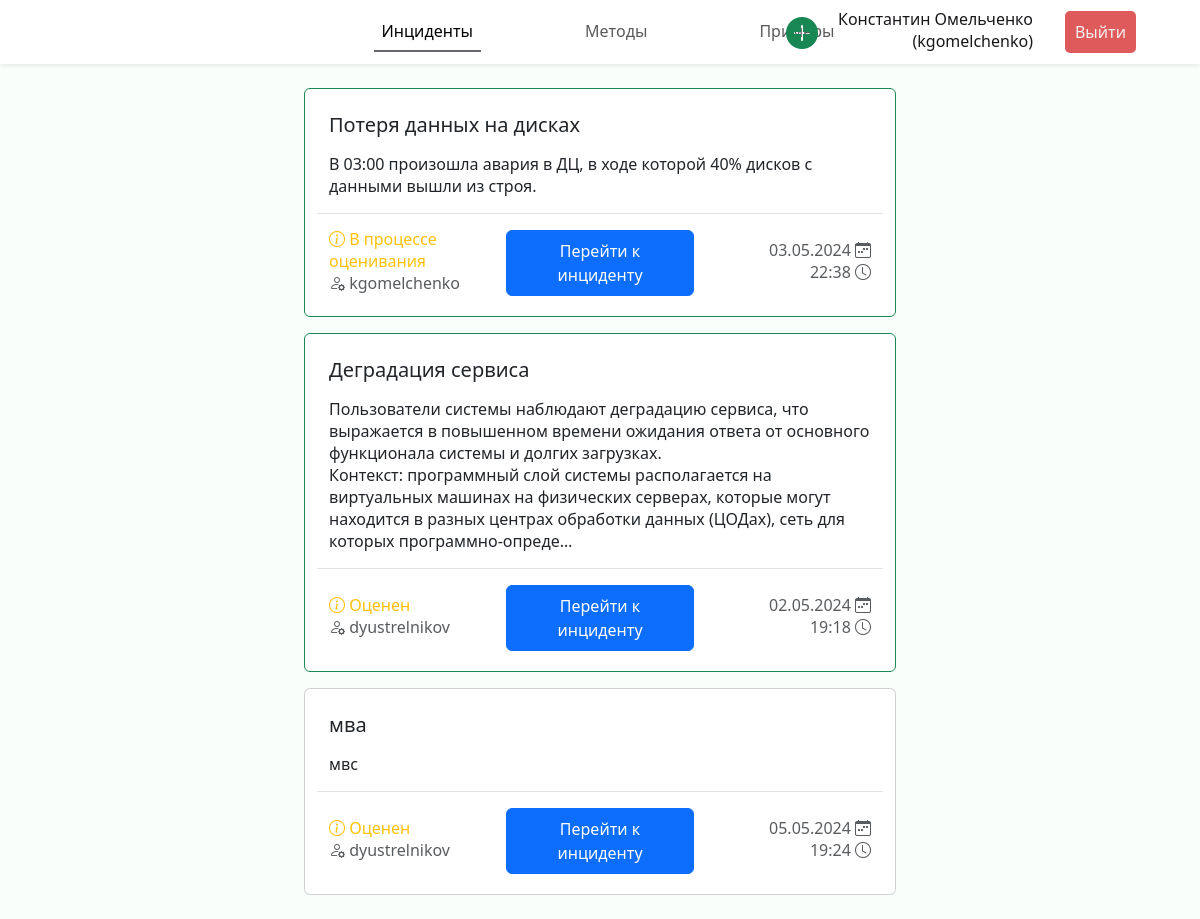
Screenshot of /incidents (signed in) with the database file from the repository.
### incidents/models.py (models this page shows, shortened)
class Incident(models.Model):
    name = models.CharField("Название", max_length=100)
    description = models.TextField("Описание")
    created_at = models.DateTimeField("Создан")
    results = models.JSONField("Результаты", null=True, blank=True)
    creator = models.ForeignKey(Expert, verbose_name="Инициатор", on_delete=models.CASCADE,
                                related_name="authored_incidents")
    status = models.ForeignKey(Status, verbose_name="Статус", on_delete=models.CASCADE)
    criteries = models.ManyToManyField(Criteria, through="IncidentCriteria")
    experts = models.ManyToManyField(Expert, through="IncidentExpert")
    class Meta:
        verbose_name = "Инцидент"
        verbose_name_plural = "Инциденты"

class Status(models.Model):
    name = models.CharField("Наименование", max_length=100)
    def __str__(self) -> str:
        return self.name
    class Meta:
        verbose_name = "Статус"
        verbose_name_plural = "Статусы"

class Expert(models.Model):
    user = models.OneToOneField(User, verbose_name="Пользователь", on_delete=models.CASCADE)
    class Meta:
        verbose_name = "Эксперт"
        verbose_name_plural = "Эксперты"

### incidents/views.py (the view)
# urls.py: path("incidents", views.incidents_list, name="incidents"),
@login_required(login_url='login')
def incidents_list(request) -> HttpResponse:
    incidents = Incident.objects.all().annotate(
        is_expert=Count(Case(When(experts__user=request.user, then=1)))
    ).order_by('-is_expert', 'status', '-created_at')
    return render(request, "incidents/incidents.html", {"incidents": incidents})

### incidents/templates/incidents/incidents.html (shortened to what this page needs)
{% extends 'incidents/base.html' %}
{% load static %}
{% block header %}
<header class="header fixed-top shadow-sm d-flex">
    <nav class="navbar navbar-expand-lg w-100">
        <div class="collapse navbar-collapse justify-content-center" id="navbarNav">
        <ul class="navbar-nav py-1">
            <li class="nav-item px-5"><a class="nav-link active" href="{% url 'incidents' %}">Инциденты</a></li>
            <li class="nav-item px-5"><a class="nav-link" href="{% url 'methods' %}">Методы</a></li>
            <li class="nav-item px-5"><a class="nav-link" href="{% url 'examples' %}">Примеры</a></li>
        </ul>
        </div>
        <ul class="navbar-nav position-fixed end-0 me-5 align-items-center">
            <li class="nav-item px-1 btn-create-icon">
                <a href="{% url 'incident_create' %}" class="fs-2" title="Инициировать решение инцидента">
                    <i class="bi bi-plus-circle-fill text-success"></i>
                </a>
            </li>
            <li class="nav-item px-3 text-end mb-1">
                <div class="fullname">{{ request.user.get_full_name }}</div>
                <div class="username">({{ request.user.get_username }})</div>
            </li>
            <li class="nav-item px-3">
                <form action="{% url 'logout' %}" method="POST">
                    <button class="logout-btn" type="submit">Выйти</button>
                </form>
            </li>
          </ul>
    </nav>
</header>
{% endblock %}
{% block content %}
<div class="cards d-flex p-2 flex-column align-items-center">
    {% for incident in incidents %}
    <div class="col-lg-6 col-xxl-5 card mb-3 {% if incident.is_expert == 1 %}border-success{% endif %}">
        <div class="card-body m-2 mb-1">
          <h5 class="card-title">{{ incident.name|truncatechars:120 }}</h5>
          <p class="card-text">{{ incident.description|linebreaks|truncatechars:360 }}</p>
          <div class="row justify-content-between align-items-center pt-3 border-top">
            <div class="col">
                <p class="card-subtitle text-warning mb-1"><i class="bi bi-info-circle"></i> {{ incident.status }}</p>
                <p class="card-subtitle text-muted"><i class="bi bi-person-gear"></i> {{ incident.creator.user.get_username  }}</p>
            </div>
            <a href="{% url 'incident' incident.id %}" class="col-4 btn btn-primary px-3 py-2">Перейти к инциденту</a>
            <div class="col">
                <p class="card-subtitle text-muted text-end mb-1">{{ incident.created_at|date:'d.m.Y' }} <i class="bi bi-calendar-week"></i></p>
                <p class="card-subtitle text-muted text-end">{{ incident.created_at|time }} <i class="bi bi-clock"></i></p>
            </div>
          </div>
        </div>
      </div>
    {% endfor %}
</div>
{% endblock %}

### incidents/static/incidents/css/style.css (style rules this page uses)
:root { --font-family: "Segoe UI", Roboto, "Helvetica Neue", Arial, sans-serif; }
* { box-sizing: border-box; padding: 0; margin: 0; }
body { margin: 5rem 0 0 0; font-family: var(--font-family); font-weight: 400; line-height: normal; background-color: rgb(250, 254, 251); color: #19171a; overflow: overlay; width: 100%; }
.header { background: rgb(255, 255, 255); }
.logout-btn { padding: 10px; background-color: #df5b5b; color: #f5efef; text-decoration: none; border-radius: 5px; border-width: 0; }
.active { border-bottom: 2px solid #4b464ed3; }
.btn-create-icon { transition: transform .6s ease; }

### rows the page displays
Incident: name "Потеря данных на дисках", description "В 03:00 произошла авария в ДЦ, в ходе которой 40% дисков с данными вышли из строя.", status "В процессе оценивания", creator.user.get_username "kgomelchenko", created_at "03.05.2024", created_at "22:38"
Incident: name "Деградация сервиса", description "Пользователи системы наблюдают деградацию сервиса, что выражается в повышенном времени ожидания ответа от основного функционала системы и долгих загрузках. Контекст: программный слой системы располагается на виртуальных машинах на физических серверах, которые могут находится в разных центрах обработки данных (ЦОДах), сеть для которых программно-опреде…", status "Оценен", creator.user.get_username "dyustrelnikov", created_at "02.05.2024", created_at "19:18"
Incident: name "мва", description "мвс", status "Оценен", creator.user.get_username "dyustrelnikov", created_at "05.05.2024", created_at "19:24"

### other values shown
{{ request.user.get_full_name }} "Константин Омельченко"
{{ request.user.get_username }} "kgomelchenko"
